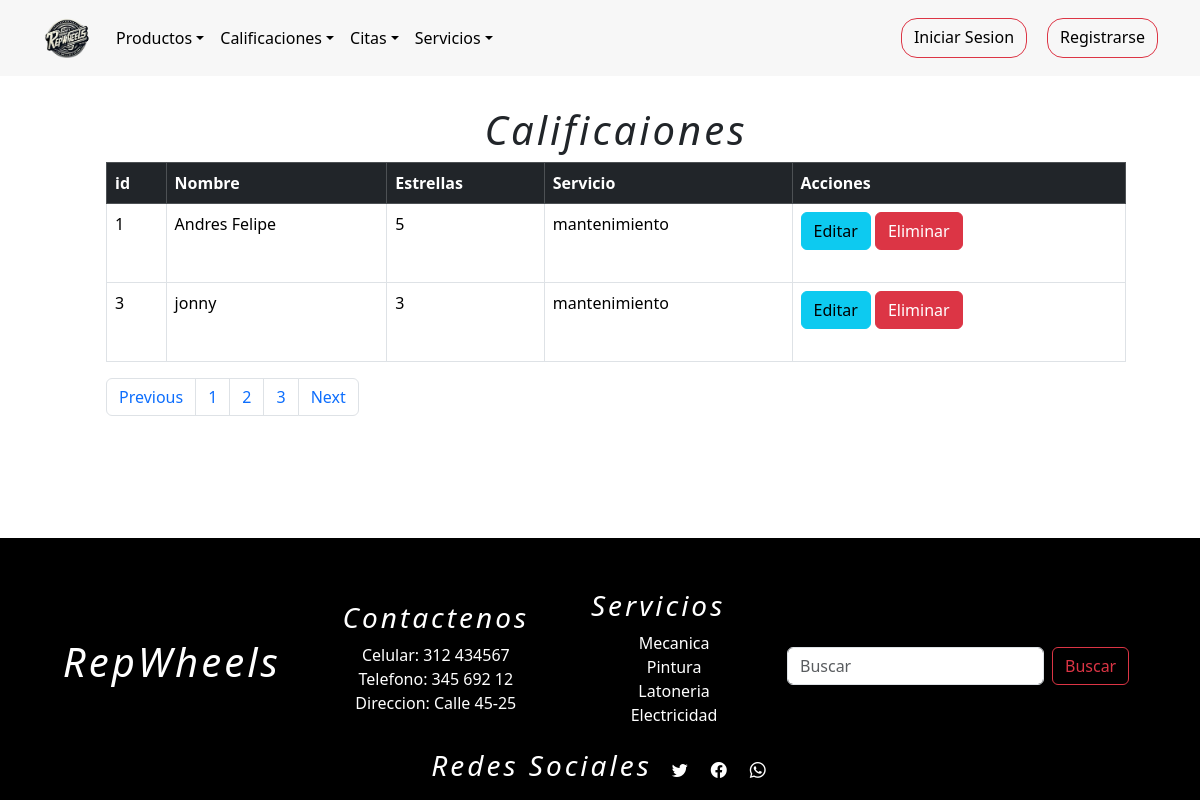
Page /calificacionListar on the earlier database version.
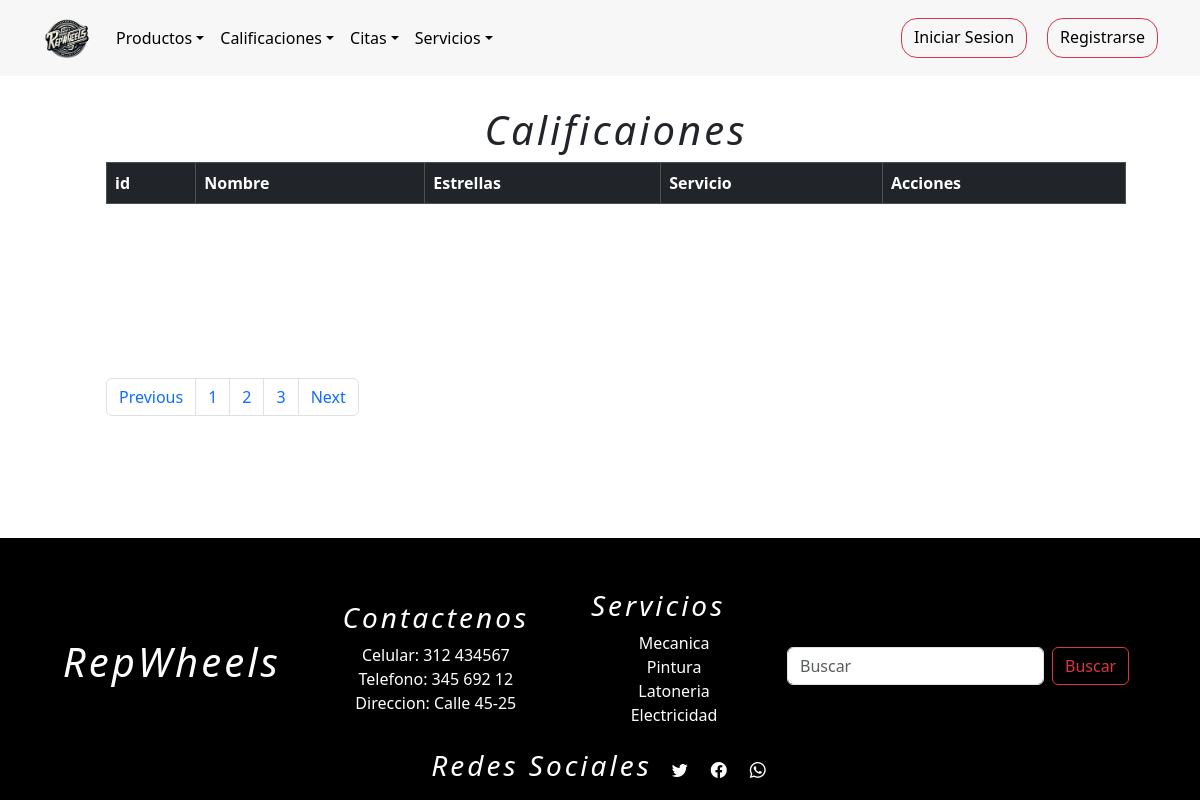
Same page on the later database version.
### tienda/models.py (models this page shows, shortened)
class Calificaciones(models.Model):
    cliente = models.ForeignKey(Usuarios,on_delete=models.DO_NOTHING,blank=False,null=True)
    servicios = models.ForeignKey(Servicios,on_delete=models.DO_NOTHING,blank=False,null=True)
    foto = models.ImageField(upload_to="fotos_productos/", default="fotos_usuarios/user.png")
    Estrellas= (
        (1, "1"),
        (2,"2"),
        (3,"3"),
        (4,"4"),
        (4,"5"),
    )
    cantidad_estrellas = models.IntegerField(choices=Estrellas,default=5)

class Usuarios(AbstractUser):
    username = None
    nombre = models.CharField(max_length=254)
    email = models.EmailField(max_length=254, unique=True,blank=False,null=True)
    password = models.CharField(max_length=254,blank=False,null=True)
    foto = models.ImageField(upload_to="fotos_usuarios/", default="fotos_usuarios/user.png")
    token_recuperar = models.CharField(max_length=254,blank=False,null=False,default=0)
    telefono=models.IntegerField(null=False,blank=True,default='0')
    cargo = models.CharField(max_length=254,null=False)
    direccion=models.CharField(max_length=254)
    cedula=models.IntegerField(blank=True,null=False,default='0')
    ROLES = (
        (1,"administrador"),
        (2,"proveedor"),
        (3,"empleado"),
        (4,"cliente"),
    )
    rol=models.IntegerField(choices=ROLES,default=4)
    n = models.IntegerField(blank=True,null=False,default=0)
    USERNAME_FIELD = "email"
    REQUIRED_FIELDS = ["nombre"]
    objects = CustomUserManager()
    def __str__(self):
        return self.nombre

class Servicios(models.Model):
    nombre=models.CharField(max_length=254)
    descripcion_servicio = models.TextField()
    foto = models.ImageField(upload_to="fotos_servicios/", default="fotos_servicios/servicio.jpg")
    precio = models.IntegerField(null=False,blank=False,default=100000)
    def __str__(self):
        return self.nombre

### tienda/views.py (the view)
# urls.py: path("calificacionListar", views.listarCalificacion, name="calificacionListar"),
def listarCalificacion(request):
    r = Calificaciones.objects.all()
    contexto = {"data": r}
    return render(request, "tienda/calificaciones/listarCalificacion.html", contexto)

### tienda/templates/tienda/calificaciones/listarCalificacion.html (shortened to what this page needs)
{% extends 'tienda/base1.html' %}
{% load static %}
{% block contenedor %}
    <div class="container-fluid m-3" style="padding: 90px;">
        <h1>Calificaiones</h1>
        <table class="table table-bordered">
            <thead class="table-dark">
                <tr>
                    <th>id</th>
                    <th>Nombre</th>
                    <th>Estrellas</th>
                    <th>Servicio</th>
                    <th>Acciones</th>
                </tr>
            </thead>
            <tbody>
                {% for r in data %}
                <tr>
                    <td>{{ r.id }}</td>
                    <td>{{ r.cliente }}</td>
                    <td>{{ r.cantidad_estrellas }}</td>
                    <td>{{ r.servicios }}</td>
                    <td>
                        <a class="btn btn-info" href="{% url 'calificacion_formulario_editar' r.id %}">Editar</a>
                        <a class="btn btn-danger"
                            href="javascript:eliminar('{% url 'calificacion_eliminar' r.id %}')">Eliminar</a>
                    </td>
                </tr>
                {% endfor %}
            </tbody>
        </table>
        <nav aria-label="Page navigation example">
            <ul class="pagination">
                <li class="page-item"><a class="page-link" href="#">Previous</a></li>
                <li class="page-item"><a class="page-link" href="#">1</a></li>
                <li class="page-item"><a class="page-link" href="#">2</a></li>
                <li class="page-item"><a class="page-link" href="#">3</a></li>
                <li class="page-item"><a class="page-link" href="#">Next</a></li>
            </ul>
        </nav>
    </div>
{% endblock %}

Differences in the rows shown:
removed Calificaciones: id "1", cliente "Andres Felipe", cantidad_estrellas "5", servicios "mantenimiento"
removed Calificaciones: id "3", cliente "jonny", cantidad_estrellas "3", servicios "mantenimiento"
